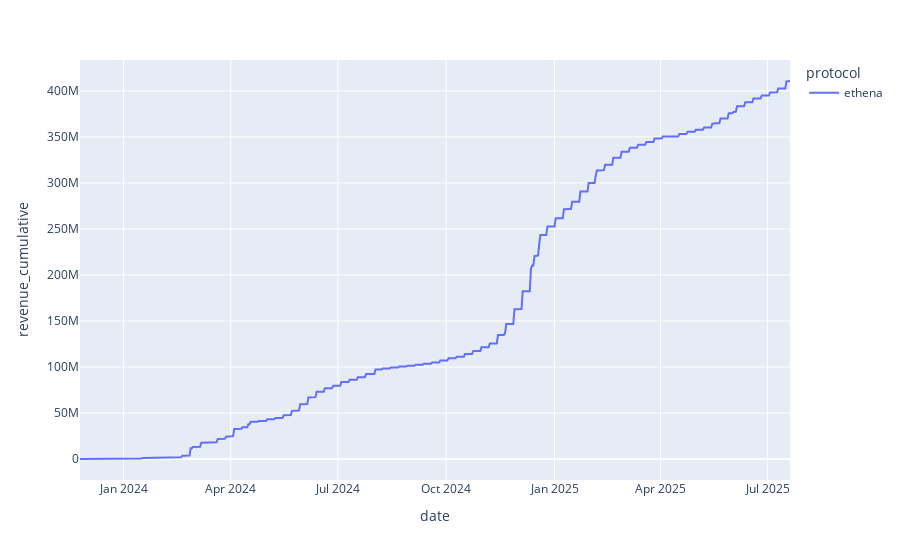

Source (notebook cell):
### Code cell
px.line(df, x="date", y="revenue_cumulative", color="protocol")

### Figure 1 — Plotly figure (JSON) as saved in the notebook; plotly's stock layout.template omitted (floating-point values rounded to 4 significant figures; data arrays with more than 128 entries replaced by an {"elided": "..."} marker saying what was removed)
{"data": [{"hovertemplate": "protocol=ethena<br>date=%{x}<br>revenue_cumulative=%{y}<extra></extra>", "legendgroup": "ethena", "line": {"color": "#636efa", "dash": "solid"}, "marker": {"symbol": "circle"}, "mode": "lines", "name": "ethena", "orientation": "v", "showlegend": true, "type": "scatter", "x": {"elided": "599 str values"}, "xaxis": "x", "y": {"elided": "599 int values"}, "yaxis": "y"}], "layout": {"legend": {"title": {"text": "protocol"}, "tracegroupgap": 0}, "margin": {"t": 60}, "xaxis": {"anchor": "y", "domain": [0, 1], "title": {"text": "date"}}, "yaxis": {"anchor": "x", "domain": [0, 1], "title": {"text": "revenue_cumulative"}}}}
